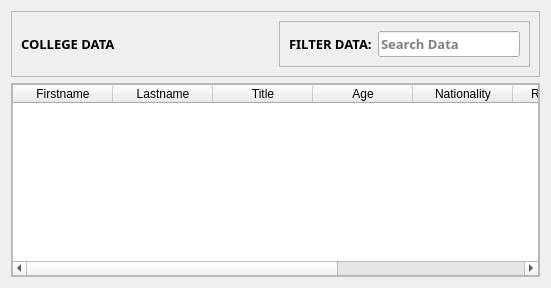
                <widget class="QWidget" name="college_data">
                 <layout class="QVBoxLayout" name="verticalLayout_10">
                  <item>
                   <widget class="QFrame" name="header_college_table">
                    <property name="frameShape">
                     <enum>QFrame::StyledPanel</enum>
                    </property>
                    <property name="frameShadow">
                     <enum>QFrame::Raised</enum>
                    </property>
                    <layout class="QHBoxLayout" name="horizontalLayout_16">
                     <item>
                      <widget class="QLabel" name="label_10">
                       <property name="font">
                        <font>
                         <family>Segoe UI Black</family>
                         <pointsize>10</pointsize>
                         <weight>75</weight>
                         <bold>true</bold>
                        </font>
                       </property>
                       <property name="text">
                        <string>COLLEGE DATA</string>
                       </property>
                      </widget>
                     </item>
                     <item alignment="Qt::AlignRight">
                      <widget class="QFrame" name="frame_17">
                       <property name="font">
                        <font>
                         <family>Segoe UI Black</family>
                         <pointsize>10</pointsize>
                         <weight>75</weight>
                         <bold>true</bold>
                        </font>
                       </property>
                       <property name="frameShape">
                        <enum>QFrame::StyledPanel</enum>
                       </property>
                       <property name="frameShadow">
                        <enum>QFrame::Raised</enum>
                       </property>
                       <layout class="QHBoxLayout" name="horizontalLayout_17">
                        <item>
                         <widget class="QLabel" name="label_5">
                          <property name="font">
                           <font>
                            <family>Segoe UI Black</family>
                            <pointsize>10</pointsize>
                            <weight>75</weight>
                            <bold>true</bold>
                           </font>
                          </property>
                          <property name="text">
                           <string>FILTER DATA:</string>
                          </property>
                         </widget>
                        </item>
                        <item>
                         <widget class="QLineEdit" name="searchLineEdit_college">
                          <property name="font">
                           <font>
                            <family>Segoe UI Black</family>
                            <pointsize>10</pointsize>
                            <weight>75</weight>
                            <bold>true</bold>
                           </font>
                          </property>
                          <property name="placeholderText">
                           <string>Search Data</string>
                          </property>
                         </widget>
                        </item>
                       </layout>
                      </widget>
                     </item>
                    </layout>
                   </widget>
                  </item>
                  <item>
                   <widget class="QFrame" name="frame_18">
                    <property name="frameShape">
                     <enum>QFrame::StyledPanel</enum>
                    </property>
                    <property name="frameShadow">
                     <enum>QFrame::Raised</enum>
                    </property>
                    <layout class="QVBoxLayout" name="verticalLayout_11">
                     <property name="spacing">
                      <number>0</number>
                     </property>
                     <property name="leftMargin">
                      <number>0</number>
                     </property>
                     <property name="topMargin">
                      <number>0</number>
                     </property>
                     <property name="rightMargin">
                      <number>0</number>
                     </property>
                     <property name="bottomMargin">
                      <number>0</number>
                     </property>
                     <item>
                      <widget class="QTableWidget" name="tableWidget_college">
                       <property name="minimumSize">
                        <size>
                         <width>527</width>
                         <height>0</height>
                        </size>
                       </property>
                       <column>
                        <property name="text">
                         <string>Firstname</string>
                        </property>
                       </column>
                       <column>
                        <property name="text">
                         <string>Lastname</string>
                        </property>
                       </column>
                       <column>
                        <property name="text">
                         <string>Title</string>
                        </property>
                       </column>
                       <column>
                        <property name="text">
                         <string>Age</string>
                        </property>
                       </column>
                       <column>
                        <property name="text">
                         <string>Nationality</string>
                        </property>
                       </column>
                       <column>
                        <property name="text">
                         <string>Registration</string>
                        </property>
                       </column>
                       <column>
                        <property name="text">
                         <string>Semester</string>
                        </property>
                       </column>
                       <column>
                        <property name="text">
                         <string>Course</string>
                        </property>
                       </column>
                      </widget>
                     </item>
                    </layout>
                   </widget>
                  </item>
                 </layout>
                </widget>
